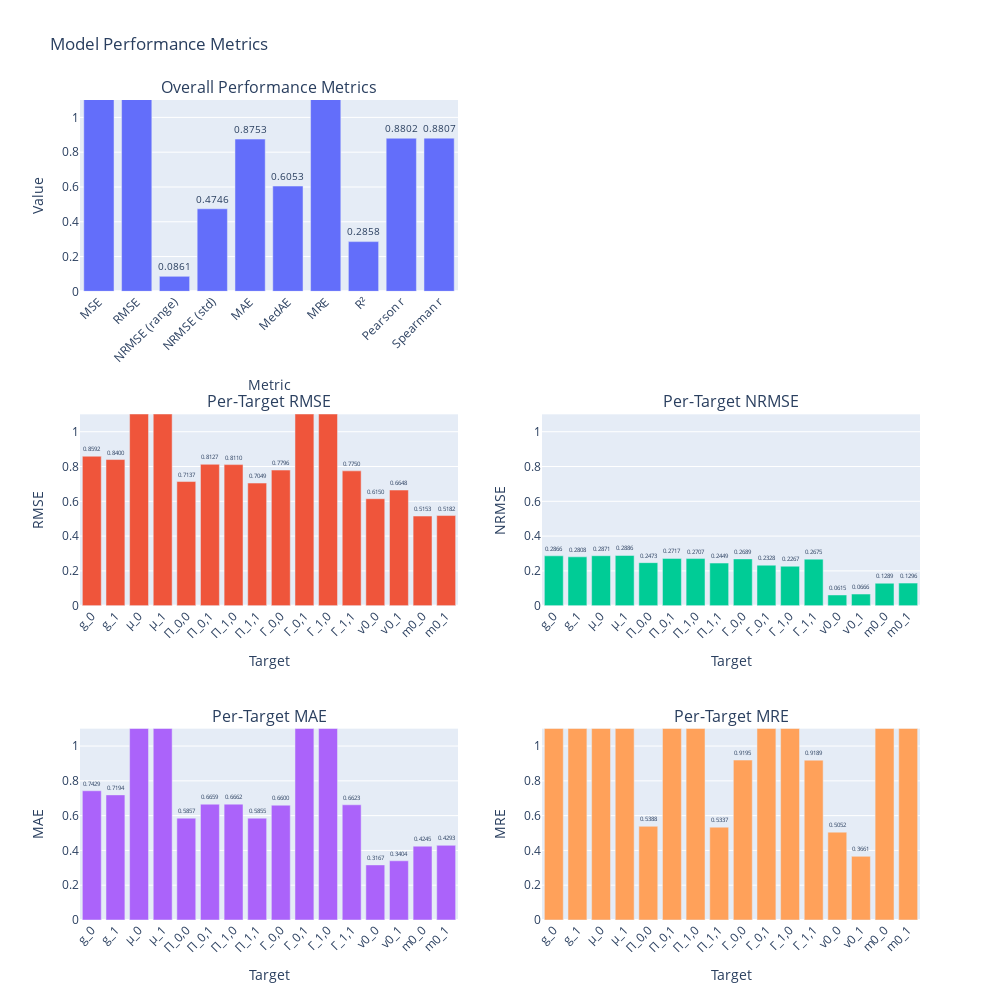
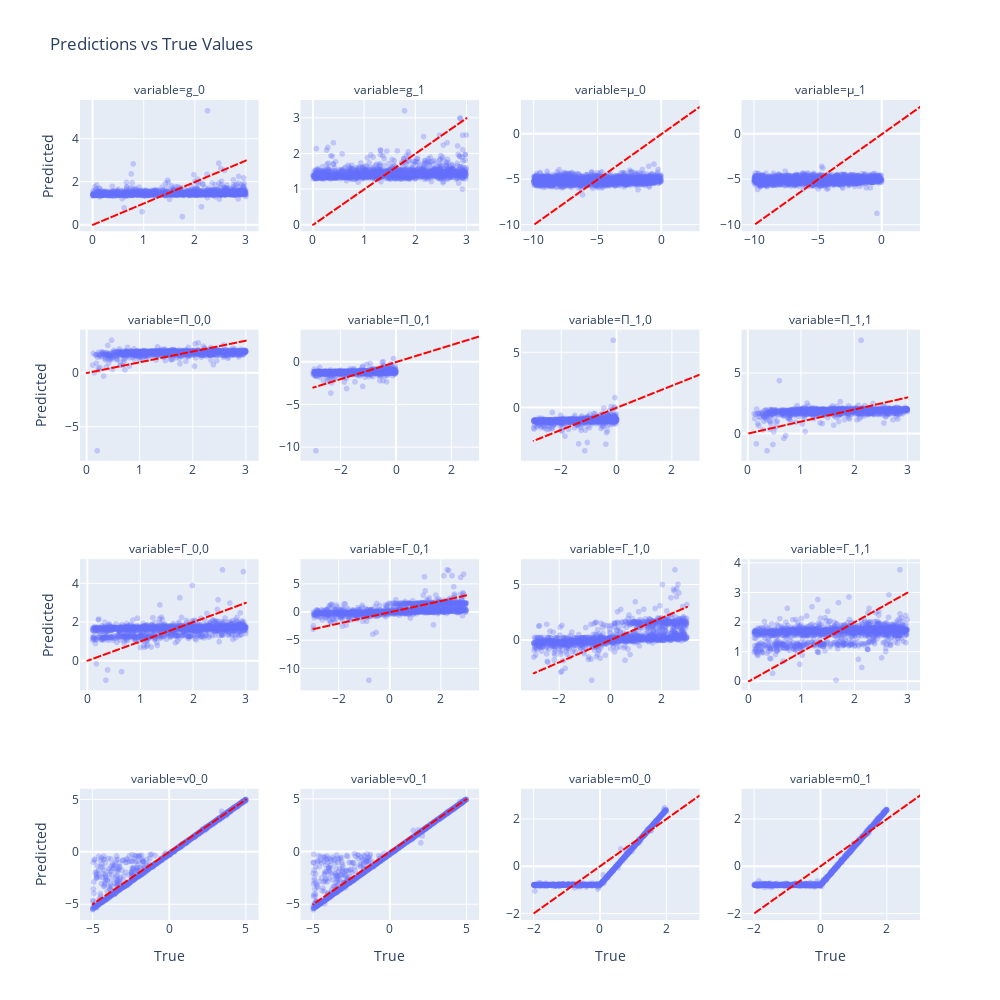

Notebook cell for these charts, in order:
### Code cell
# Visualize performance and metrics
target_names = get_param_names(n_actions, ic=True)
metrics = compute_metrics(Y_test, Y_pred)
plot_metrics(metrics, target_names=target_names, width=1000, height=1000)

plot_parameter_comparison(Y_test, Y_pred, col_names=Y_names, width=1000, height=1000)

### Figure 1 — Plotly figure (JSON) as saved in the notebook; plotly's stock layout.template omitted (floating-point values rounded to 4 significant figures)
{"data": [{"name": "Overall Metrics", "text": ["1.6666", "1.2910", "0.0861", "0.4746", "0.8753", "0.6053", "2.2886", "0.2858", "0.8802", "0.8807"], "textposition": "outside", "type": "bar", "x": ["MSE", "RMSE", "NRMSE (range)", "NRMSE (std)", "MAE", "MedAE", "MRE", "R²", "Pearson r", "Spearman r"], "xaxis": "x", "y": [1.667, 1.291, 0.08609, 0.4746, 0.8753, 0.6053, 2.289, 0.2858, 0.8802, 0.8807], "yaxis": "y"}, {"name": "Per-Target RMSE", "showlegend": false, "text": ["0.8592", "0.8400", "2.8706", "2.8812", "0.7137", "0.8127", "0.8110", "0.7049", "0.7796", "1.3964", "1.3577", "0.7750", "0.6150", "0.6648", "0.5153", "0.5182"], "textposition": "outside", "type": "bar", "x": [0, 1, 2, 3, 4, 5, 6, 7, 8, 9, 10, 11, 12, 13, 14, 15], "xaxis": "x3", "y": [0.8592, 0.84, 2.871, 2.881, 0.7137, 0.8127, 0.811, 0.7049, 0.7796, 1.396, 1.358, 0.775, 0.615, 0.6648, 0.5153, 0.5182], "yaxis": "y3"}, {"name": "Per-Target NRMSE", "showlegend": false, "text": ["0.2866", "0.2808", "0.2871", "0.2886", "0.2473", "0.2717", "0.2707", "0.2449", "0.2689", "0.2328", "0.2267", "0.2675", "0.0615", "0.0666", "0.1289", "0.1296"], "textposition": "outside", "type": "bar", "x": [0, 1, 2, 3, 4, 5, 6, 7, 8, 9, 10, 11, 12, 13, 14, 15], "xaxis": "x4", "y": [0.2866, 0.2808, 0.2871, 0.2886, 0.2473, 0.2717, 0.2707, 0.2449, 0.2689, 0.2328, 0.2267, 0.2675, 0.06155, 0.06663, 0.1289, 0.1296], "yaxis": "y4"}, {"name": "Per-Target MAE", "showlegend": false, "text": ["0.7429", "0.7194", "2.4892", "2.4943", "0.5857", "0.6659", "0.6662", "0.5855", "0.6600", "1.1112", "1.1117", "0.6623", "0.3167", "0.3404", "0.4245", "0.4293"], "textposition": "outside", "type": "bar", "x": [0, 1, 2, 3, 4, 5, 6, 7, 8, 9, 10, 11, 12, 13, 14, 15], "xaxis": "x5", "y": [0.7429, 0.7194, 2.489, 2.494, 0.5857, 0.6659, 0.6662, 0.5855, 0.66, 1.111, 1.112, 0.6623, 0.3167, 0.3404, 0.4245, 0.4293], "yaxis": "y5"}, {"name": "Per-Target MRE", "showlegend": false, "text": ["4.5710", "2.3255", "5.7316", "3.1812", "0.5388", "3.1076", "5.9307", "0.5337", "0.9195", "1.1867", "1.3369", "0.9189", "0.5052", "0.3661", "2.6697", "2.7947"], "textposition": "outside", "type": "bar", "x": [0, 1, 2, 3, 4, 5, 6, 7, 8, 9, 10, 11, 12, 13, 14, 15], "xaxis": "x6", "y": [4.571, 2.325, 5.732, 3.181, 0.5388, 3.108, 5.931, 0.5337, 0.9195, 1.187, 1.337, 0.9189, 0.5052, 0.3661, 2.67, 2.795], "yaxis": "y6"}], "layout": {"annotations": [{"font": {"size": 16}, "showarrow": false, "text": "Overall Performance Metrics", "x": 0.225, "xanchor": "center", "xref": "paper", "y": 1.0, "yanchor": "bottom", "yref": "paper"}, {"font": {"size": 16}, "showarrow": false, "text": "Per-Target RMSE", "x": 0.225, "xanchor": "center", "xref": "paper", "y": 0.6167, "yanchor": "bottom", "yref": "paper"}, {"font": {"size": 16}, "showarrow": false, "text": "Per-Target NRMSE", "x": 0.775, "xanchor": "center", "xref": "paper", "y": 0.6167, "yanchor": "bottom", "yref": "paper"}, {"font": {"size": 16}, "showarrow": false, "text": "Per-Target MAE", "x": 0.225, "xanchor": "center", "xref": "paper", "y": 0.2333, "yanchor": "bottom", "yref": "paper"}, {"font": {"size": 16}, "showarrow": false, "text": "Per-Target MRE", "x": 0.775, "xanchor": "center", "xref": "paper", "y": 0.2333, "yanchor": "bottom", "yref": "paper"}], "height": 1000, "showlegend": false, "title": {"text": "Model Performance Metrics"}, "width": 1000, "xaxis": {"anchor": "y", "domain": [0, 0.45], "tickangle": -45, "title": {"text": "Metric"}}, "xaxis2": {"anchor": "y2", "domain": [0.55, 1]}, "xaxis3": {"anchor": "y3", "domain": [0, 0.45], "tickangle": -45, "ticktext": ["g_0", "g_1", "μ_0", "μ_1", "Π_0,0", "Π_0,1", "Π_1,0", "Π_1,1", "Γ_0,0", "Γ_0,1", "Γ_1,0", "Γ_1,1", "v0_0", "v0_1", "m0_0", "m0_1"], "tickvals": [0, 1, 2, 3, 4, 5, 6, 7, 8, 9, 10, 11, 12, 13, 14, 15], "title": {"text": "Target"}}, "xaxis4": {"anchor": "y4", "domain": [0.55, 1], "tickangle": -45, "ticktext": ["g_0", "g_1", "μ_0", "μ_1", "Π_0,0", "Π_0,1", "Π_1,0", "Π_1,1", "Γ_0,0", "Γ_0,1", "Γ_1,0", "Γ_1,1", "v0_0", "v0_1", "m0_0", "m0_1"], "tickvals": [0, 1, 2, 3, 4, 5, 6, 7, 8, 9, 10, 11, 12, 13, 14, 15], "title": {"text": "Target"}}, "xaxis5": {"anchor": "y5", "domain": [0, 0.45], "tickangle": -45, "ticktext": ["g_0", "g_1", "μ_0", "μ_1", "Π_0,0", "Π_0,1", "Π_1,0", "Π_1,1", "Γ_0,0", "Γ_0,1", "Γ_1,0", "Γ_1,1", "v0_0", "v0_1", "m0_0", "m0_1"], "tickvals": [0, 1, 2, 3, 4, 5, 6, 7, 8, 9, 10, 11, 12, 13, 14, 15], "title": {"text": "Target"}}, "xaxis6": {"anchor": "y6", "domain": [0.55, 1], "tickangle": -45, "ticktext": ["g_0", "g_1", "μ_0", "μ_1", "Π_0,0", "Π_0,1", "Π_1,0", "Π_1,1", "Γ_0,0", "Γ_0,1", "Γ_1,0", "Γ_1,1", "v0_0", "v0_1", "m0_0", "m0_1"], "tickvals": [0, 1, 2, 3, 4, 5, 6, 7, 8, 9, 10, 11, 12, 13, 14, 15], "title": {"text": "Target"}}, "yaxis": {"anchor": "x", "domain": [0.7667, 1.0], "range": [0, 1.1], "title": {"text": "Value"}}, "yaxis2": {"anchor": "x2", "domain": [0.7667, 1.0]}, "yaxis3": {"anchor": "x3", "domain": [0.3833, 0.6167], "range": [0, 1.1], "title": {"text": "RMSE"}}, "yaxis4": {"anchor": "x4", "domain": [0.3833, 0.6167], "range": [0, 1.1], "title": {"text": "NRMSE"}}, "yaxis5": {"anchor": "x5", "domain": [0, 0.2333], "range": [0, 1.1], "title": {"text": "MAE"}}, "yaxis6": {"anchor": "x6", "domain": [0, 0.2333], "range": [0, 1.1], "title": {"text": "MRE"}}}}

### Figure 2 — Plotly figure (JSON) as saved in the notebook; plotly's stock layout.template omitted (floating-point values rounded to 4 significant figures; data arrays with more than 128 entries replaced by an {"elided": "..."} marker saying what was removed)
{"data": [{"hovertemplate": "variable=g_0<br>True=%{x}<br>Predicted=%{y}<extra></extra>", "legendgroup": "", "marker": {"color": "#636efa", "opacity": 0.3, "symbol": "circle"}, "mode": "markers", "name": "", "showlegend": false, "type": "scattergl", "x": {"elided": "1498 float values"}, "xaxis": "x13", "y": {"elided": "1498 float values"}, "yaxis": "y13"}, {"hovertemplate": "variable=g_1<br>True=%{x}<br>Predicted=%{y}<extra></extra>", "legendgroup": "", "marker": {"color": "#636efa", "opacity": 0.3, "symbol": "circle"}, "mode": "markers", "name": "", "showlegend": false, "type": "scattergl", "x": {"elided": "1498 float values"}, "xaxis": "x14", "y": {"elided": "1498 float values"}, "yaxis": "y14"}, {"hovertemplate": "variable=μ_0<br>True=%{x}<br>Predicted=%{y}<extra></extra>", "legendgroup": "", "marker": {"color": "#636efa", "opacity": 0.3, "symbol": "circle"}, "mode": "markers", "name": "", "showlegend": false, "type": "scattergl", "x": {"elided": "1498 float values"}, "xaxis": "x15", "y": {"elided": "1498 float values"}, "yaxis": "y15"}, {"hovertemplate": "variable=μ_1<br>True=%{x}<br>Predicted=%{y}<extra></extra>", "legendgroup": "", "marker": {"color": "#636efa", "opacity": 0.3, "symbol": "circle"}, "mode": "markers", "name": "", "showlegend": false, "type": "scattergl", "x": {"elided": "1498 float values"}, "xaxis": "x16", "y": {"elided": "1498 float values"}, "yaxis": "y16"}, {"hovertemplate": "variable=Π_0,0<br>True=%{x}<br>Predicted=%{y}<extra></extra>", "legendgroup": "", "marker": {"color": "#636efa", "opacity": 0.3, "symbol": "circle"}, "mode": "markers", "name": "", "showlegend": false, "type": "scattergl", "x": {"elided": "1498 float values"}, "xaxis": "x9", "y": {"elided": "1498 float values"}, "yaxis": "y9"}, {"hovertemplate": "variable=Π_0,1<br>True=%{x}<br>Predicted=%{y}<extra></extra>", "legendgroup": "", "marker": {"color": "#636efa", "opacity": 0.3, "symbol": "circle"}, "mode": "markers", "name": "", "showlegend": false, "type": "scattergl", "x": {"elided": "1498 float values"}, "xaxis": "x10", "y": {"elided": "1498 float values"}, "yaxis": "y10"}, {"hovertemplate": "variable=Π_1,0<br>True=%{x}<br>Predicted=%{y}<extra></extra>", "legendgroup": "", "marker": {"color": "#636efa", "opacity": 0.3, "symbol": "circle"}, "mode": "markers", "name": "", "showlegend": false, "type": "scattergl", "x": {"elided": "1498 float values"}, "xaxis": "x11", "y": {"elided": "1498 float values"}, "yaxis": "y11"}, {"hovertemplate": "variable=Π_1,1<br>True=%{x}<br>Predicted=%{y}<extra></extra>", "legendgroup": "", "marker": {"color": "#636efa", "opacity": 0.3, "symbol": "circle"}, "mode": "markers", "name": "", "showlegend": false, "type": "scattergl", "x": {"elided": "1498 float values"}, "xaxis": "x12", "y": {"elided": "1498 float values"}, "yaxis": "y12"}, {"hovertemplate": "variable=Γ_0,0<br>True=%{x}<br>Predicted=%{y}<extra></extra>", "legendgroup": "", "marker": {"color": "#636efa", "opacity": 0.3, "symbol": "circle"}, "mode": "markers", "name": "", "showlegend": false, "type": "scattergl", "x": {"elided": "1498 float values"}, "xaxis": "x5", "y": {"elided": "1498 float values"}, "yaxis": "y5"}, {"hovertemplate": "variable=Γ_0,1<br>True=%{x}<br>Predicted=%{y}<extra></extra>", "legendgroup": "", "marker": {"color": "#636efa", "opacity": 0.3, "symbol": "circle"}, "mode": "markers", "name": "", "showlegend": false, "type": "scattergl", "x": {"elided": "1498 float values"}, "xaxis": "x6", "y": {"elided": "1498 float values"}, "yaxis": "y6"}, {"hovertemplate": "variable=Γ_1,0<br>True=%{x}<br>Predicted=%{y}<extra></extra>", "legendgroup": "", "marker": {"color": "#636efa", "opacity": 0.3, "symbol": "circle"}, "mode": "markers", "name": "", "showlegend": false, "type": "scattergl", "x": {"elided": "1498 float values"}, "xaxis": "x7", "y": {"elided": "1498 float values"}, "yaxis": "y7"}, {"hovertemplate": "variable=Γ_1,1<br>True=%{x}<br>Predicted=%{y}<extra></extra>", "legendgroup": "", "marker": {"color": "#636efa", "opacity": 0.3, "symbol": "circle"}, "mode": "markers", "name": "", "showlegend": false, "type": "scattergl", "x": {"elided": "1498 float values"}, "xaxis": "x8", "y": {"elided": "1498 float values"}, "yaxis": "y8"}, {"hovertemplate": "variable=v0_0<br>True=%{x}<br>Predicted=%{y}<extra></extra>", "legendgroup": "", "marker": {"color": "#636efa", "opacity": 0.3, "symbol": "circle"}, "mode": "markers", "name": "", "showlegend": false, "type": "scattergl", "x": {"elided": "1498 float values"}, "xaxis": "x", "y": {"elided": "1498 float values"}, "yaxis": "y"}, {"hovertemplate": "variable=v0_1<br>True=%{x}<br>Predicted=%{y}<extra></extra>", "legendgroup": "", "marker": {"color": "#636efa", "opacity": 0.3, "symbol": "circle"}, "mode": "markers", "name": "", "showlegend": false, "type": "scattergl", "x": {"elided": "1498 float values"}, "xaxis": "x2", "y": {"elided": "1498 float values"}, "yaxis": "y2"}, {"hovertemplate": "variable=m0_0<br>True=%{x}<br>Predicted=%{y}<extra></extra>", "legendgroup": "", "marker": {"color": "#636efa", "opacity": 0.3, "symbol": "circle"}, "mode": "markers", "name": "", "showlegend": false, "type": "scattergl", "x": {"elided": "1498 float values"}, "xaxis": "x3", "y": {"elided": "1498 float values"}, "yaxis": "y3"}, {"hovertemplate": "variable=m0_1<br>True=%{x}<br>Predicted=%{y}<extra></extra>", "legendgroup": "", "marker": {"color": "#636efa", "opacity": 0.3, "symbol": "circle"}, "mode": "markers", "name": "", "showlegend": false, "type": "scattergl", "x": {"elided": "1498 float values"}, "xaxis": "x4", "y": {"elided": "1498 float values"}, "yaxis": "y4"}, {"hovertemplate": "variable=0<br>0=%{x}<br>1=%{y}<extra></extra>", "legendgroup": "", "line": {"color": "red", "dash": "dash"}, "marker": {"symbol": "circle"}, "mode": "lines", "name": "", "showlegend": false, "type": "scattergl", "x": [0.0006672, 2.999], "xaxis": "x13", "y": [0.0006672, 2.999], "yaxis": "y13"}, {"hovertemplate": "variable=1<br>0=%{x}<br>1=%{y}<extra></extra>", "legendgroup": "", "line": {"color": "red", "dash": "dash"}, "marker": {"symbol": "circle"}, "mode": "lines", "name": "", "showlegend": false, "type": "scattergl", "x": [0.005098, 2.997], "xaxis": "x14", "y": [0.005098, 2.997], "yaxis": "y14"}, {"hovertemplate": "variable=2<br>0=%{x}<br>1=%{y}<extra></extra>", "legendgroup": "", "line": {"color": "red", "dash": "dash"}, "marker": {"symbol": "circle"}, "mode": "lines", "name": "", "showlegend": false, "type": "scattergl", "x": [-9.999, -0.001023], "xaxis": "x15", "y": [-9.999, -0.001023], "yaxis": "y15"}, {"hovertemplate": "variable=3<br>0=%{x}<br>1=%{y}<extra></extra>", "legendgroup": "", "line": {"color": "red", "dash": "dash"}, "marker": {"symbol": "circle"}, "mode": "lines", "name": "", "showlegend": false, "type": "scattergl", "x": [-9.991, -0.006705], "xaxis": "x16", "y": [-9.991, -0.006705], "yaxis": "y16"}, {"hovertemplate": "variable=4<br>0=%{x}<br>1=%{y}<extra></extra>", "legendgroup": "", "line": {"color": "red", "dash": "dash"}, "marker": {"symbol": "circle"}, "mode": "lines", "name": "", "showlegend": false, "type": "scattergl", "x": [0.1135, 2.999], "xaxis": "x9", "y": [0.1135, 2.999], "yaxis": "y9"}, {"hovertemplate": "variable=5<br>0=%{x}<br>1=%{y}<extra></extra>", "legendgroup": "", "line": {"color": "red", "dash": "dash"}, "marker": {"symbol": "circle"}, "mode": "lines", "name": "", "showlegend": false, "type": "scattergl", "x": [-2.992, -0.001803], "xaxis": "x10", "y": [-2.992, -0.001803], "yaxis": "y10"}, {"hovertemplate": "variable=6<br>0=%{x}<br>1=%{y}<extra></extra>", "legendgroup": "", "line": {"color": "red", "dash": "dash"}, "marker": {"symbol": "circle"}, "mode": "lines", "name": "", "showlegend": false, "type": "scattergl", "x": [-2.996, -0.0009304], "xaxis": "x11", "y": [-2.996, -0.0009304], "yaxis": "y11"}, {"hovertemplate": "variable=7<br>0=%{x}<br>1=%{y}<extra></extra>", "legendgroup": "", "line": {"color": "red", "dash": "dash"}, "marker": {"symbol": "circle"}, "mode": "lines", "name": "", "showlegend": false, "type": "scattergl", "x": [0.1202, 2.999], "xaxis": "x12", "y": [0.1202, 2.999], "yaxis": "y12"}, {"hovertemplate": "variable=8<br>0=%{x}<br>1=%{y}<extra></extra>", "legendgroup": "", "line": {"color": "red", "dash": "dash"}, "marker": {"symbol": "circle"}, "mode": "lines", "name": "", "showlegend": false, "type": "scattergl", "x": [0.1001, 2.999], "xaxis": "x5", "y": [0.1001, 2.999], "yaxis": "y5"}, {"hovertemplate": "variable=9<br>0=%{x}<br>1=%{y}<extra></extra>", "legendgroup": "", "line": {"color": "red", "dash": "dash"}, "marker": {"symbol": "circle"}, "mode": "lines", "name": "", "showlegend": false, "type": "scattergl", "x": [-3.0, 2.999], "xaxis": "x6", "y": [-3.0, 2.999], "yaxis": "y6"}, {"hovertemplate": "variable=10<br>0=%{x}<br>1=%{y}<extra></extra>", "legendgroup": "", "line": {"color": "red", "dash": "dash"}, "marker": {"symbol": "circle"}, "mode": "lines", "name": "", "showlegend": false, "type": "scattergl", "x": [-2.998, 2.991], "xaxis": "x7", "y": [-2.998, 2.991], "yaxis": "y7"}, {"hovertemplate": "variable=11<br>0=%{x}<br>1=%{y}<extra></extra>", "legendgroup": "", "line": {"color": "red", "dash": "dash"}, "marker": {"symbol": "circle"}, "mode": "lines", "name": "", "showlegend": false, "type": "scattergl", "x": [0.1017, 2.999], "xaxis": "x8", "y": [0.1017, 2.999], "yaxis": "y8"}, {"hovertemplate": "variable=12<br>0=%{x}<br>1=%{y}<extra></extra>", "legendgroup": "", "line": {"color": "red", "dash": "dash"}, "marker": {"symbol": "circle"}, "mode": "lines", "name": "", "showlegend": false, "type": "scattergl", "x": [-4.995, 4.996], "xaxis": "x", "y": [-4.995, 4.996], "yaxis": "y"}, {"hovertemplate": "variable=13<br>0=%{x}<br>1=%{y}<extra></extra>", "legendgroup": "", "line": {"color": "red", "dash": "dash"}, "marker": {"symbol": "circle"}, "mode": "lines", "name": "", "showlegend": false, "type": "scattergl", "x": [-4.994, 4.983], "xaxis": "x2", "y": [-4.994, 4.983], "yaxis": "y2"}, {"hovertemplate": "variable=14<br>0=%{x}<br>1=%{y}<extra></extra>", "legendgroup": "", "line": {"color": "red", "dash": "dash"}, "marker": {"symbol": "circle"}, "mode": "lines", "name": "", "showlegend": false, "type": "scattergl", "x": [-1.999, 1.998], "xaxis": "x3", "y": [-1.999, 1.998], "yaxis": "y3"}, {"hovertemplate": "variable=15<br>0=%{x}<br>1=%{y}<extra></extra>", "legendgroup": "", "line": {"color": "red", "dash": "dash"}, "marker": {"symbol": "circle"}, "mode": "lines", "name": "", "showlegend": false, "type": "scattergl", "x": [-1.999, 1.999], "xaxis": "x4", "y": [-1.999, 1.999], "yaxis": "y4"}, {"hovertemplate": "variable=0<br>0=%{x}<br>1=%{y}<extra></extra>", "legendgroup": "", "line": {"color": "red", "dash": "dash"}, "marker": {"symbol": "circle"}, "mode": "lines", "name": "", "showlegend": false, "type": "scattergl", "x": [0.0006672, 2.999], "xaxis": "x", "y": [0.0006672, 2.999], "yaxis": "y"}, {"hovertemplate": "variable=0<br>0=%{x}<br>1=%{y}<extra></extra>", "legendgroup": "", "line": {"color": "red", "dash": "dash"}, "marker": {"symbol": "circle"}, "mode": "lines", "name": "", "showlegend": false, "type": "scattergl", "x": [0.0006672, 2.999], "xaxis": "x2", "y": [0.0006672, 2.999], "yaxis": "y2"}, {"hovertemplate": "variable=0<br>0=%{x}<br>1=%{y}<extra></extra>", "legendgroup": "", "line": {"color": "red", "dash": "dash"}, "marker": {"symbol": "circle"}, "mode": "lines", "name": "", "showlegend": false, "type": "scattergl", "x": [0.0006672, 2.999], "xaxis": "x3", "y": [0.0006672, 2.999], "yaxis": "y3"}, {"hovertemplate": "variable=0<br>0=%{x}<br>1=%{y}<extra></extra>", "legendgroup": "", "line": {"color": "red", "dash": "dash"}, "marker": {"symbol": "circle"}, "mode": "lines", "name": "", "showlegend": false, "type": "scattergl", "x": [0.0006672, 2.999], "xaxis": "x4", "y": [0.0006672, 2.999], "yaxis": "y4"}, {"hovertemplate": "variable=0<br>0=%{x}<br>1=%{y}<extra></extra>", "legendgroup": "", "line": {"color": "red", "dash": "dash"}, "marker": {"symbol": "circle"}, "mode": "lines", "name": "", "showlegend": false, "type": "scattergl", "x": [0.0006672, 2.999], "xaxis": "x5", "y": [0.0006672, 2.999], "yaxis": "y5"}, {"hovertemplate": "variable=0<br>0=%{x}<br>1=%{y}<extra></extra>", "legendgroup": "", "line": {"color": "red", "dash": "dash"}, "marker": {"symbol": "circle"}, "mode": "lines", "name": "", "showlegend": false, "type": "scattergl", "x": [0.0006672, 2.999], "xaxis": "x6", "y": [0.0006672, 2.999], "yaxis": "y6"}, {"hovertemplate": "variable=0<br>0=%{x}<br>1=%{y}<extra></extra>", "legendgroup": "", "line": {"color": "red", "dash": "dash"}, "marker": {"symbol": "circle"}, "mode": "lines", "name": "", "showlegend": false, "type": "scattergl", "x": [0.0006672, 2.999], "xaxis": "x7", "y": [0.0006672, 2.999], "yaxis": "y7"}, {"hovertemplate": "variable=0<br>0=%{x}<br>1=%{y}<extra></extra>", "legendgroup": "", "line": {"color": "red", "dash": "dash"}, "marker": {"symbol": "circle"}, "mode": "lines", "name": "", "showlegend": false, "type": "scattergl", "x": [0.0006672, 2.999], "xaxis": "x8", "y": [0.0006672, 2.999], "yaxis": "y8"}, {"hovertemplate": "variable=0<br>0=%{x}<br>1=%{y}<extra></extra>", "legendgroup": "", "line": {"color": "red", "dash": "dash"}, "marker": {"symbol": "circle"}, "mode": "lines", "name": "", "showlegend": false, "type": "scattergl", "x": [0.0006672, 2.999], "xaxis": "x9", "y": [0.0006672, 2.999], "yaxis": "y9"}, {"hovertemplate": "variable=0<br>0=%{x}<br>1=%{y}<extra></extra>", "legendgroup": "", "line": {"color": "red", "dash": "dash"}, "marker": {"symbol": "circle"}, "mode": "lines", "name": "", "showlegend": false, "type": "scattergl", "x": [0.0006672, 2.999], "xaxis": "x10", "y": [0.0006672, 2.999], "yaxis": "y10"}, {"hovertemplate": "variable=0<br>0=%{x}<br>1=%{y}<extra></extra>", "legendgroup": "", "line": {"color": "red", "dash": "dash"}, "marker": {"symbol": "circle"}, "mode": "lines", "name": "", "showlegend": false, "type": "scattergl", "x": [0.0006672, 2.999], "xaxis": "x11", "y": [0.0006672, 2.999], "yaxis": "y11"}, {"hovertemplate": "variable=0<br>0=%{x}<br>1=%{y}<extra></extra>", "legendgroup": "", "line": {"color": "red", "dash": "dash"}, "marker": {"symbol": "circle"}, "mode": "lines", "name": "", "showlegend": false, "type": "scattergl", "x": [0.0006672, 2.999], "xaxis": "x12", "y": [0.0006672, 2.999], "yaxis": "y12"}, {"hovertemplate": "variable=0<br>0=%{x}<br>1=%{y}<extra></extra>", "legendgroup": "", "line": {"color": "red", "dash": "dash"}, "marker": {"symbol": "circle"}, "mode": "lines", "name": "", "showlegend": false, "type": "scattergl", "x": [0.0006672, 2.999], "xaxis": "x13", "y": [0.0006672, 2.999], "yaxis": "y13"}, {"hovertemplate": "variable=0<br>0=%{x}<br>1=%{y}<extra></extra>", "legendgroup": "", "line": {"color": "red", "dash": "dash"}, "marker": {"symbol": "circle"}, "mode": "lines", "name": "", "showlegend": false, "type": "scattergl", "x": [0.0006672, 2.999], "xaxis": "x14", "y": [0.0006672, 2.999], "yaxis": "y14"}, {"hovertemplate": "variable=0<br>0=%{x}<br>1=%{y}<extra></extra>", "legendgroup": "", "line": {"color": "red", "dash": "dash"}, "marker": {"symbol": "circle"}, "mode": "lines", "name": "", "showlegend": false, "type": "scattergl", "x": [0.0006672, 2.999], "xaxis": "x15", "y": [0.0006672, 2.999], "yaxis": "y15"}, {"hovertemplate": "variable=0<br>0=%{x}<br>1=%{y}<extra></extra>", "legendgroup": "", "line": {"color": "red", "dash": "dash"}, "marker": {"symbol": "circle"}, "mode": "lines", "name": "", "showlegend": false, "type": "scattergl", "x": [0.0006672, 2.999], "xaxis": "x16", "y": [0.0006672, 2.999], "yaxis": "y16"}], "layout": {"annotations": [{"font": {}, "showarrow": false, "text": "variable=v0_0", "x": 0.1062, "xanchor": "center", "xref": "paper", "y": 0.16, "yanchor": "bottom", "yref": "paper"}, {"font": {}, "showarrow": false, "text": "variable=v0_1", "x": 0.3688, "xanchor": "center", "xref": "paper", "y": 0.16, "yanchor": "bottom", "yref": "paper"}, {"font": {}, "showarrow": false, "text": "variable=m0_0", "x": 0.6313, "xanchor": "center", "xref": "paper", "y": 0.16, "yanchor": "bottom", "yref": "paper"}, {"font": {}, "showarrow": false, "text": "variable=m0_1", "x": 0.8938, "xanchor": "center", "xref": "paper", "y": 0.16, "yanchor": "bottom", "yref": "paper"}, {"font": {}, "showarrow": false, "text": "variable=Γ_0,0", "x": 0.1062, "xanchor": "center", "xref": "paper", "y": 0.44, "yanchor": "bottom", "yref": "paper"}, {"font": {}, "showarrow": false, "text": "variable=Γ_0,1", "x": 0.3688, "xanchor": "center", "xref": "paper", "y": 0.44, "yanchor": "bottom", "yref": "paper"}, {"font": {}, "showarrow": false, "text": "variable=Γ_1,0", "x": 0.6313, "xanchor": "center", "xref": "paper", "y": 0.44, "yanchor": "bottom", "yref": "paper"}, {"font": {}, "showarrow": false, "text": "variable=Γ_1,1", "x": 0.8938, "xanchor": "center", "xref": "paper", "y": 0.44, "yanchor": "bottom", "yref": "paper"}, {"font": {}, "showarrow": false, "text": "variable=Π_0,0", "x": 0.1062, "xanchor": "center", "xref": "paper", "y": 0.72, "yanchor": "bottom", "yref": "paper"}, {"font": {}, "showarrow": false, "text": "variable=Π_0,1", "x": 0.3688, "xanchor": "center", "xref": "paper", "y": 0.72, "yanchor": "bottom", "yref": "paper"}, {"font": {}, "showarrow": false, "text": "variable=Π_1,0", "x": 0.6313, "xanchor": "center", "xref": "paper", "y": 0.72, "yanchor": "bottom", "yref": "paper"}, {"font": {}, "showarrow": false, "text": "variable=Π_1,1", "x": 0.8938, "xanchor": "center", "xref": "paper", "y": 0.72, "yanchor": "bottom", "yref": "paper"}, {"font": {}, "showarrow": false, "text": "variable=g_0", "x": 0.1062, "xanchor": "center", "xref": "paper", "y": 1, "yanchor": "bottom", "yref": "paper"}, {"font": {}, "showarrow": false, "text": "variable=g_1", "x": 0.3688, "xanchor": "center", "xref": "paper", "y": 1, "yanchor": "bottom", "yref": "paper"}, {"font": {}, "showarrow": false, "text": "variable=μ_0", "x": 0.6313, "xanchor": "center", "xref": "paper", "y": 1, "yanchor": "bottom", "yref": "paper"}, {"font": {}, "showarrow": false, "text": "variable=μ_1", "x": 0.8938, "xanchor": "center", "xref": "paper", "y": 1, "yanchor": "bottom", "yref": "paper"}], "height": 1000, "legend": {"tracegroupgap": 0}, "title": {"text": "Predictions vs True Values"}, "width": 1000, "xaxis": {"anchor": "y", "domain": [0, 0.2125], "showticklabels": true, "title": {"text": "True"}}, "xaxis10": {"anchor": "y10", "domain": [0.2625, 0.475], "showticklabels": true}, "xaxis11": {"anchor": "y11", "domain": [0.525, 0.7375], "showticklabels": true}, "xaxis12": {"anchor": "y12", "domain": [0.7875, 1], "showticklabels": true}, "xaxis13": {"anchor": "y13", "domain": [0, 0.2125], "showticklabels": true}, "xaxis14": {"anchor": "y14", "domain": [0.2625, 0.475], "showticklabels": true}, "xaxis15": {"anchor": "y15", "domain": [0.525, 0.7375], "showticklabels": true}, "xaxis16": {"anchor": "y16", "domain": [0.7875, 1], "showticklabels": true}, "xaxis2": {"anchor": "y2", "domain": [0.2625, 0.475], "showticklabels": true, "title": {"text": "True"}}, "xaxis3": {"anchor": "y3", "domain": [0.525, 0.7375], "showticklabels": true, "title": {"text": "True"}}, "xaxis4": {"anchor": "y4", "domain": [0.7875, 1], "showticklabels": true, "title": {"text": "True"}}, "xaxis5": {"anchor": "y5", "domain": [0, 0.2125], "showticklabels": true}, "xaxis6": {"anchor": "y6", "domain": [0.2625, 0.475], "showticklabels": true}, "xaxis7": {"anchor": "y7", "domain": [0.525, 0.7375], "showticklabels": true}, "xaxis8": {"anchor": "y8", "domain": [0.7875, 1], "showticklabels": true}, "xaxis9": {"anchor": "y9", "domain": [0, 0.2125], "showticklabels": true}, "yaxis": {"anchor": "x", "domain": [0, 0.16], "showticklabels": true, "title": {"text": "Predicted"}}, "yaxis10": {"anchor": "x10", "domain": [0.56, 0.72], "showticklabels": true}, "yaxis11": {"anchor": "x11", "domain": [0.56, 0.72], "showticklabels": true}, "yaxis12": {"anchor": "x12", "domain": [0.56, 0.72], "showticklabels": true}, "yaxis13": {"anchor": "x13", "domain": [0.84, 1], "showticklabels": true, "title": {"text": "Predicted"}}, "yaxis14": {"anchor": "x14", "domain": [0.84, 1], "showticklabels": true}, "yaxis15": {"anchor": "x15", "domain": [0.84, 1], "showticklabels": true}, "yaxis16": {"anchor": "x16", "domain": [0.84, 1], "showticklabels": true}, "yaxis2": {"anchor": "x2", "domain": [0, 0.16], "showticklabels": true}, "yaxis3": {"anchor": "x3", "domain": [0, 0.16], "showticklabels": true}, "yaxis4": {"anchor": "x4", "domain": [0, 0.16], "showticklabels": true}, "yaxis5": {"anchor": "x5", "domain": [0.28, 0.44], "showticklabels": true, "title": {"text": "Predicted"}}, "yaxis6": {"anchor": "x6", "domain": [0.28, 0.44], "showticklabels": true}, "yaxis7": {"anchor": "x7", "domain": [0.28, 0.44], "showticklabels": true}, "yaxis8": {"anchor": "x8", "domain": [0.28, 0.44], "showticklabels": true}, "yaxis9": {"anchor": "x9", "domain": [0.56, 0.72], "showticklabels": true, "title": {"text": "Predicted"}}}}
